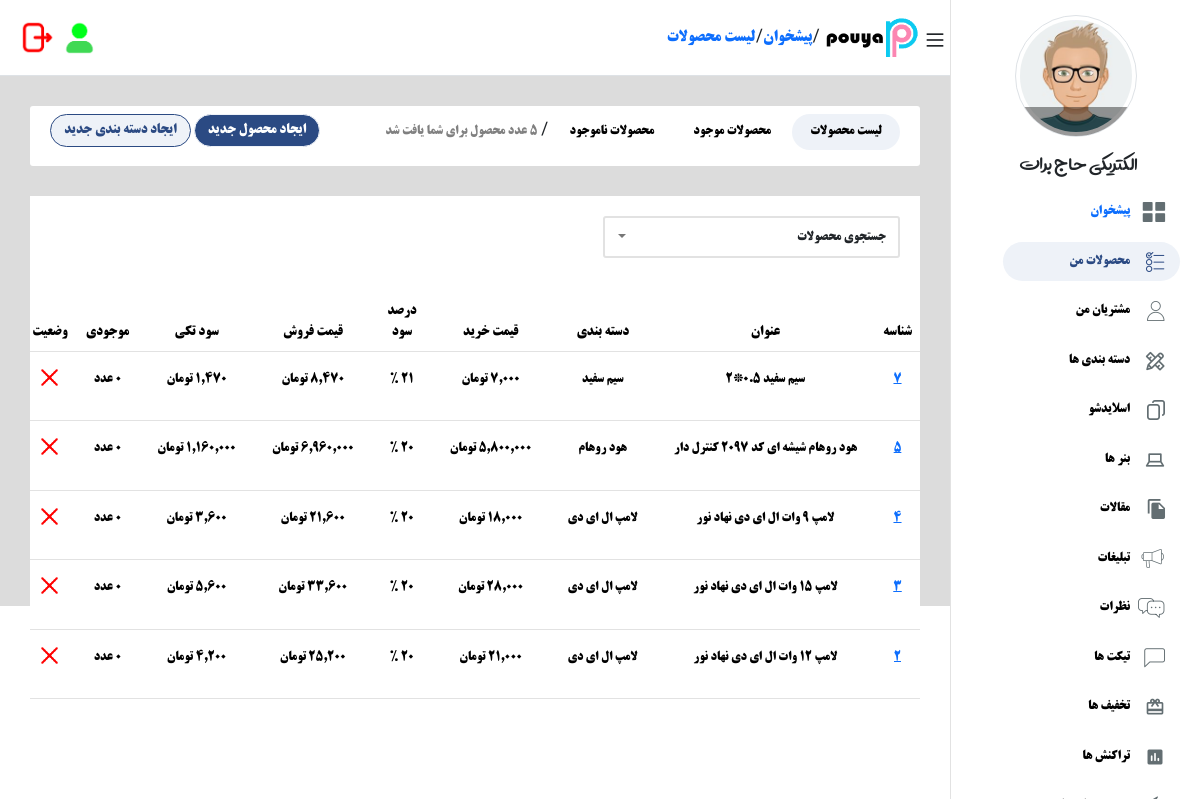
The app's page /product/list/ (signed in) with its own data.
### accounts/models.py (models this page shows, shortened)
class User(AbstractBaseUser):
    fullname = models.CharField(max_length=200, null=True, blank=True, verbose_name="نام و نام خانوادگی")
    phone = models.CharField(max_length=12, unique=True, verbose_name="شماره تماس")
    name_shop = models.TextField(blank=True,null=True)
    is_active = models.BooleanField(default=True, verbose_name="فعال")
    is_admin = models.BooleanField(default=False, verbose_name="ادمین")
    email = models.EmailField(null=True, blank=True, verbose_name="ایمیل")
    discription = models.TextField(max_length=300, null=True, blank=True, verbose_name="توضیحات کاربر")
    created_at = models.DateTimeField(auto_now=True, verbose_name="تاریخ اضافه شدن")
    image = models.ImageField(upload_to="user_image", null=True, blank=True, verbose_name="عکس پروفایل")
    address = models.TextField(null=True,blank=True,verbose_name="ادرس کاربر")
    objects = MyUserManager()
    USERNAME_FIELD = "phone"
    class Meta:
        verbose_name = "کاربر"
        verbose_name_plural = "کاربر ها "

### product/models.py (models this page shows, shortened)
class Product(models.Model):
    user = models.ForeignKey(User, on_delete=models.CASCADE)
    title = models.CharField(max_length=500, null=True, blank=True, verbose_name="نام محصول")
    image = models.ImageField(upload_to="productimage", null=True, blank=True, verbose_name="عکس محصول")
    price = models.BigIntegerField(default=0, null=True, blank=True, verbose_name="قیمت خرید")
    price_selling = models.BigIntegerField(default=0, null=True, blank=True, verbose_name="قیمت فروش")
    percent_sod = models.IntegerField(default=0, null=True, blank=True)
    is_mojod = models.BooleanField(default=False)
    mojodi = models.BigIntegerField(default=0)
    sod = models.BigIntegerField(default=0)
    discription = models.TextField(max_length=300, null=True, blank=True, verbose_name="توضیحات مدیر")
    created_at = models.DateField(auto_now_add=True, blank=True, null=True, verbose_name="تاریخ افزودن محصول")
    category = models.ForeignKey(Category,null=True,blank=True,on_delete=models.CASCADE, verbose_name="دسته بندی ها ")
    class Meta:
        verbose_name = "محصول"
        verbose_name_plural = "محصولات"
        ordering = ["-id"]
    def created_date(self):
        return date2jalali(self.created_at)

class Category(models.Model):
    user = models.ForeignKey(User, on_delete=models.CASCADE)
    title = models.CharField(max_length=200, null=True, blank=True, verbose_name="اسم سته بندی")
    discription = models.TextField(max_length=300, null=True, blank=True, verbose_name="توضیحات مدیر")
    created_at = models.DateTimeField(null=True, auto_now_add=True, blank=True, verbose_name="تاریخ اضافه شدن ")
    def __str__(self):
        return self.title
    class Meta:
        verbose_name = "دسته بندی"
        verbose_name_plural = "دسته بندی ها "

### product/views.py (the view, shortened to what this page needs)
# urls.py: path("list/",login_required(views.ListProductView.as_view(),),name="list_p"),
class ListProductView(TemplateView):
    template_name = "product/list.html"
    def get(self, request, *args, **kwargs):
        products = Product.objects.filter(user=request.user)
        categories = Category.objects.filter(user=request.user).order_by("-created_at")
        search_p = request.GET.get("search_p")
        available = request.GET.get("available")
        unavailable = request.GET.get("unavailable")
        if available:
            products = Product.objects.filter(user=request.user).filter(is_mojod=True)
        if unavailable:
            products = Product.objects.filter(user=request.user).filter(is_mojod=False)
        if search_p  :
            products = Product.objects.filter(user=request.user).filter(title__contains=search_p)
            messages.success(request,f"{products.count()} عدد محصول یافت شد ")
        return render(request,"product/list.html",{"products":products,"categories":categories ,"search_p":search_p ,"available":available,"unavailable":unavailable})

### product/templates/product/list.html (shortened to what this page needs)
{% extends 'base.html' %}
{% load static %}
{% load humanize %}
{% block content %}
<div class="content">
    <div class="header d-flex item-center bg-white width-100 border-bottom ">
        <div class="header__right d-flex flex-grow-1 item-center">
            <span class="bars"></span>
                <img style="margin-right: 5px;" width="100" height="45" src="{% static 'img/logo3.png' %}"/>
                /
                        <a style="text-decoration: none;" href="{% url 'home:index' %}" title="پیشخوان">پیشخوان</a>/
                        <a style="text-decoration: none;" href="{% url 'product:list_p' %}" title="پیشخوان">لیست محصولات </a>
        </div>
        <div class="header__left d-flex flex-end item-center margin-top-2">
            <div class="notification" style="margin-left: 8px;">
                <img width="33" height="33" src="{% static 'img/user2.png' %}"/>
            </div>
            <a
            type="button"
            data-bs-toggle="modal"
            data-bs-target="#logout"
            data-bs-whatever="@mdo">
                <img width="35" height="35" src="{% static 'img/logout2.png' %}"/>
        </a>
        </div>
    </div>
<div class="main-content" style="background-color: #dcdcdc;height: 530px;">
    <div class="tab__box" style="display: flex; justify-content: space-between;padding: 0px 10px;">
        <div class="tab__items">
          {% if available %}
          <a style="text-decoration: none" class="tab__item "  href="{% url 'product:list_p' %}">لیست محصولات </a>
          <a style="text-decoration: none;;background-color: #EEF2F8 ;border-radius: 20px;" class="tab__item" href="/product/list/?available=True">محصولات موجود </a>
          <a style="text-decoration: none;" class="tab__item" href="/product/list/?unavailable=True">محصولات ناموجود</a>
          {% else %}
          <a style="text-decoration: none;background-color: #EEF2F8 ;border-radius: 20px;" class="tab__item "  href="{% url 'product:list_p' %}">لیست محصولات </a>
          <a style="text-decoration: none;" class="tab__item" href="/product/list/?available=True">محصولات موجود </a>
          <a style="text-decoration: none;" class="tab__item" href="/product/list/?unavailable=True">محصولات ناموجود</a>
          {% endif %}
            /
            <p class="d-inline-block font-size-13" style="color: gray;">
              {{products.count}} عدد محصول برای شما یافت شد
           </p>
        </div>
        <div class="tab__items">
            <button class="btn-tosi"
            data-bs-toggle="modal"
            data-bs-target="#add_product"
            data-bs-whatever="@mdo">ایجاد محصول جدید </button>
            <button class="btn-outline-tosi"
            data-bs-toggle="modal"
            data-bs-target="#add_category"
            data-bs-whatever="@mdo">ایجاد دسته بندی  جدید </button>
        </div>
    </div>
    <div class="bg-white padding-20">
        <div class="t-header-search">
            <form method="get" >
                <div class="t-header-searchbox font-size-13">
                    <div type="text" class="text search-input__box ">جستجوی محصولات </div>
                </div>
            </form>
        </div>
    </div>
    {% if products %}
    <div class="table__box">
      <table class="table">
          <thead role="rowgroup">
          <tr role="row" class="title-row ">
              <th>شناسه</th>
              <th>عنوان</th>
              <th>دسته بندی</th>
              <th>قیمت خرید </th>
              <th>درصد سود </th>
              <th >قیمت فروش </th>
              <th >سود تکی </th>
              <th>موجودی </th>
              <th>وضعیت </th>
          </tr>
          </thead>
          <tbody>
         {% for product in products %}
         <tr role="row" >
          <td><a href="{% url 'product:detail_p' product.id %}">{{product.id}}</a></td>
          <td><a href="{% url 'product:detail_p' product.id %}" style="color: black;text-decoration: none;">{{product.title}}</a></td>
          <td><a  style="color: black;text-decoration: none;">{{product.category}}</a></td>
          <td><a  style="color: black;text-decoration: none;"> {{product.price|intcomma:0}} تومان </a></td>
          <td><a style="color: black;text-decoration: none;">{{product.percent_sod}} %</a></td>
          <td><a  style="color: black;text-decoration: none;"> {{product.price_selling|intcomma:0}} تومان </a></td>
          <td><a >{{product.sod|intcomma:0}} تومان </a></td>
          <td><a >{{product.mojodi}} عدد </a></td>
          <td>
            {% if product.is_mojod == True %}
            <img
              style="width: 25px; height: 25px;margin-top: 5px;"
              src="{% static 'img/true.png' %}"
            />
            {% else %}
            <img
              style="width: 25px; height: 25px;margin-top: 5px;"
              src="{% static 'img/false.png' %}"
            />
            {% endif %}
          </td>
      </tr>
         {% endfor %}
          </tbody>
      </table>
  </div>
    {% else %}
    <div class="tab__box" style="display: flex;justify-content: center; align-items: center;background-color: red;padding: 20px 0px;color: white;">
      هیچ محصولی یافت نشد
    </div>
    {% endif %}
</div>
</div>
{% endblock %}

### templates/includes/menu_sidebar.html (shortened to what this page needs)
{% load static %}
{% if request.user.is_authenticated %}
<div class="sidebar__nav border-top border-left  ">
    <div class="profile__info border cursor-pointer text-center">
        <div class="avatar__img"><img src="{% static 'img/pro.jpg' %}" class="avatar___img">
            <div class="box__camera default__avatar"></div>
        </div>
        <span class="profile__name">{{request.user.name_shop}}</span>
    </div>
    <ul>
      {% if request.resolver_match.url_name == 'dashboard' %}
      <li class="item-li i-dashboard is-active"><a style="text-decoration: none;" style="text-decoration: none;color: #2B4A83;"  href="{% url 'accounts:dashboard' %}">پیشخوان</a></li>
      {% else %}
      <li class="item-li i-dashboard "><a style="text-decoration: none;" style="text-decoration: none;color: black;"  href="{% url 'accounts:dashboard' %}">پیشخوان</a></li>
      {% endif %}
        {% if request.resolver_match.url_name == 'list_p' or request.resolver_match.url_name == 'detail_p' %}
        <li class="item-li i-courses is-active"><a style="text-decoration: none;color: #2B4A83;"  href="{% url 'product:list_p' %}"> محصولات من </a></li>
        {% else %}
        <li class="item-li i-courses"><a style="text-decoration: none;color: black;"  href="{% url 'product:list_p' %}"> محصولات من </a></li>
        {% endif %}
        {% if request.resolver_match.url_name == 'list_customer' or request.resolver_match.url_name == 'detail_customer' %}
        <li class="item-li i-users is-active"><a style="text-decoration: none;color: black;"  href="{% url 'customer:list_customer' %}"> مشتریان  من </a></li>
        {% else %}
        <li class="item-li i-users"><a style="text-decoration: none;color: black;"  href="{% url 'customer:list_customer' %}"> مشتریان  من </a></li>
        {% endif %}
        {% if request.resolver_match.url_name == 'list_p_c' %}
        <li class="item-li i-categories is-active"><a style="text-decoration: none;color: black;"  href="{% url 'product:list_p_c' %}">دسته بندی ها</a></li>
        {% else %}
        <li class="item-li i-categories"><a style="text-decoration: none;color: black;"  href="{% url 'product:list_p_c' %}">دسته بندی ها</a></li>
        {% endif %}
        <li class="item-li i-slideshow"><a style="text-decoration: none;color: black;"  href="slideshow.html">اسلایدشو</a></li>
        <li class="item-li i-banners"><a  style="text-decoration: none;color: black;" href="banners.html">بنر ها</a></li>
        <li class="item-li i-articles"><a style="text-decoration: none;color: black;"  href="articles.html">مقالات</a></li>
        <li class="item-li i-ads"><a style="text-decoration: none;color: black;"  href="ads.html">تبلیغات</a></li>
        <li class="item-li i-comments"><a style="text-decoration: none;color: black;"  href="comments.html"> نظرات</a></li>
        <li class="item-li i-tickets"><a  style="text-decoration: none;color: black;" href="tickets.html"> تیکت ها</a></li>
        <li class="item-li i-discounts"><a style="text-decoration: none;color: black;"  href="discounts.html">تخفیف ها</a></li>
        <li class="item-li i-transactions"><a style="text-decoration: none;color: black;"  href="transactions.html">تراکنش ها</a></li>
        <li class="item-li i-checkouts"><a style="text-decoration: none;color: black;"  href="checkouts.html">تسویه حساب ها</a></li>
    </ul>
</div>
{% endif %}

### static/css/responsive_991.css (style rules this page uses)
.sidebar__nav { right: -250px; }
.content { margin-right: 0 !important; }
.bars { display: block !important; }
.sidebar__nav ul li.is-active a { color: #2b4a83 !important; background-color: #eef2f8 !important; }

### static/css/responsive_768.css (style rules this page uses)
.t-header-search { width: 100%; }

### records on screen
User: user.name_shop "الکتریکی حاج برات"
Product: id "7", title "سیم سفید 0.5*2", category "سیم سفید", price "7,000", percent_sod "21", price_selling "8,470", sod "1,470", mojodi "0", is_mojod False (drawn)
Product: id "5", title "هود روهام شیشه ای کد 2097 کنترل دار", category "هود روهام", price "5,800,000", price_selling "6,960,000", sod "1,160,000", mojodi "0", is_mojod False (drawn)
Product: id "4", title "لامپ 9 وات ال ای دی نهاد نور", category "لامپ ال ای دی", price "18,000", price_selling "21,600", sod "3,600", mojodi "0", is_mojod False (drawn)
Product: id "3", title "لامپ 15 وات ال ای دی نهاد نور", category "لامپ ال ای دی", price "28,000", price_selling "33,600", sod "5,600", mojodi "0", is_mojod False (drawn)
Product: id "2", title "لامپ 12 وات ال ای دی نهاد نور", category "لامپ ال ای دی", price "21,000", price_selling "25,200", sod "4,200", mojodi "0", is_mojod False (drawn)
